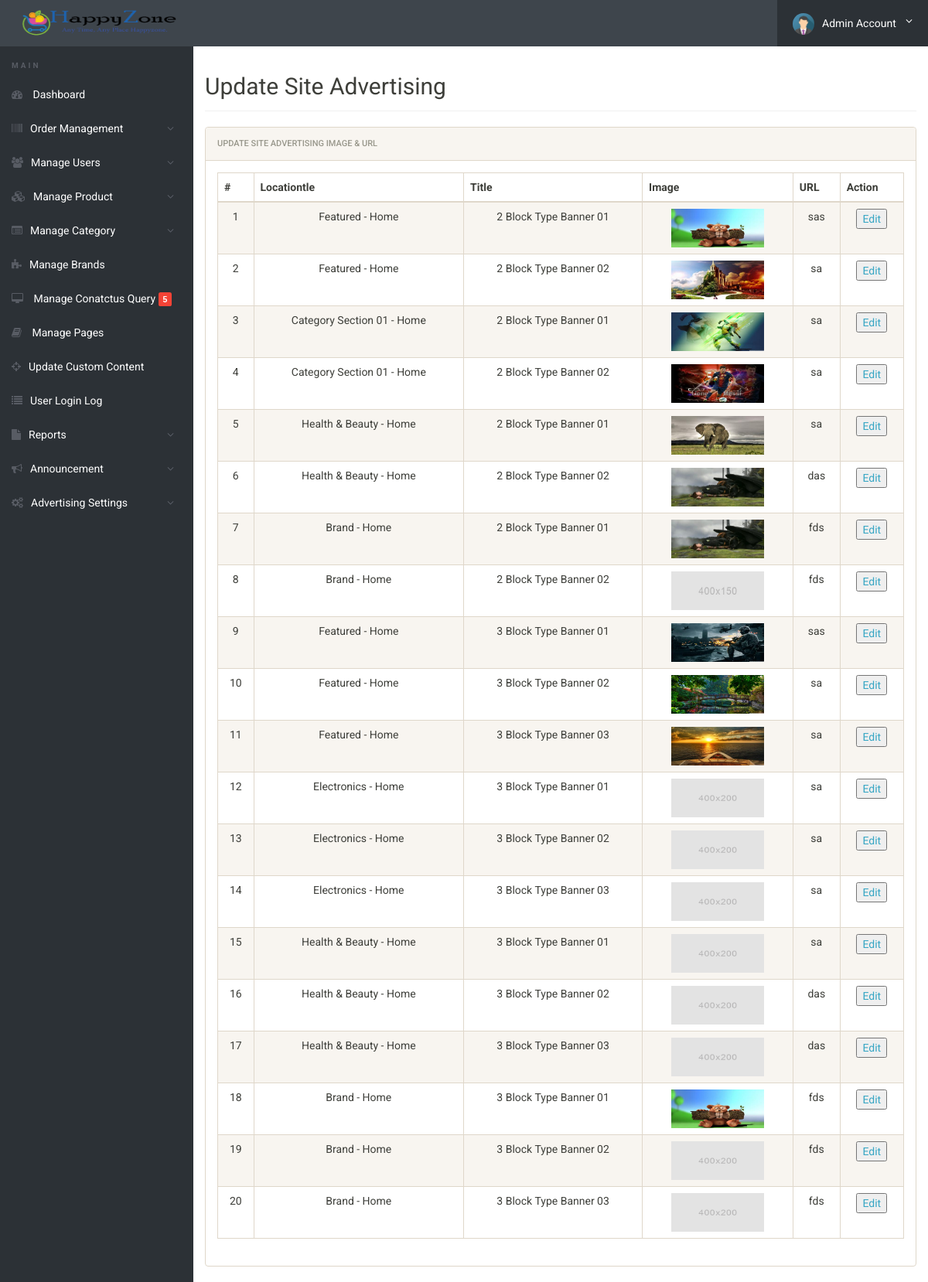
Page /admin/site-advertising.php (signed in) on the committed database.
### tables this page shows
CREATE TABLE `genaralsetting` (
  `id` int(11) NOT NULL,
  `setting_name` varchar(250) NOT NULL,
  `setting_description` varchar(250) NOT NULL
);

CREATE TABLE `advertising` (
  `id` int(11) NOT NULL,
  `image` varchar(255) NOT NULL,
  `link` varchar(255) NOT NULL,
  `title` varchar(255) NOT NULL,
  `location` varchar(255) NOT NULL,
  `blocktype` varchar(255) NOT NULL
);

### admin/site-advertising.php (the view, shortened to what this page needs)
<?php
include('../config/config.php');
if(strlen($_SESSION['alogin'])==0)
	{
header('location:index.php');
}
else{
?>
<!doctype html>
<html lang="en" class="no-js">
<head>
	<link rel="stylesheet" href="css/font-awesome.min.css">
	<link rel="stylesheet" href="css/bootstrap.min.css">
	<link rel="stylesheet" href="css/dataTables.bootstrap.min.css">
	<link rel="stylesheet" href="css/bootstrap-social.css">
	<link rel="stylesheet" href="css/bootstrap-select.css">
	<link rel="stylesheet" href="css/fileinput.min.css">
	<link rel="stylesheet" href="css/awesome-bootstrap-checkbox.css">
	<link rel="stylesheet" href="css/style.css">
</head>
<body>
	<?php include('includes/header.php');?>
	<div class="ts-main-content">
		<?php include('includes/leftbar.php');?>
		<div class="content-wrapper">
			<div class="container-fluid">
				<div class="row">
					<div class="col-md-12">
							<h2 class="page-title">Update Site Advertising</h2>
										<div class="panel panel-default">
							<div class="panel-heading">Update Site Advertising Image & URL</div>
							<div class="panel-body">
								<table  class="display table table-striped table-bordered table-hover" cellspacing="0" width="100%">
									<thead>
										<tr>
											<th>#</th>
											<th>Locationtle</th>
											<th>Title</th>
											<th>Image</th>
											<th>URL</th>
											<th>Action</th>
										</tr>
									</thead>
									<tbody align="center">
<?php $query=mysqli_query($con,"select * from advertising");
$cnt=1;
while($row=mysqli_fetch_array($query))
{
?>
										<tr>
											<td><?php echo htmlentities($cnt);?></td>
											<td><?php echo htmlentities($row['location']);?></td>
											<td><?php echo htmlentities($row['blocktype']); echo " "; echo "Block Type"; echo " " ; echo htmlentities($row['title']); ?></td>
											<td> <?php
											$image=$row['image'];
											$status	= $row['blocktype'];
											if($status==2)
												if($image==""):?>
													<img src="../images/advertising/2-image/sample-banner.jpg" width="120" height="50" >
												<?php else:?>
												  	<img src="../images/advertising/2-image/<?php echo htmlentities($image);?>" width="120" height="50" >
												<?php endif;
											else
												if($image==""):?>
													<img src="../images/advertising/3-image/sample-banner.jpg" width="120" height="50" >
												<?php else:?>
												  	<img src="../images/advertising/3-image/<?php echo htmlentities($image);?>" width="120" height="50" >
												<?php endif;
												?>
											</td>
											<td><?php echo htmlentities($row['link']);?></td>
											<td>
											<?php
												$status	= $row['blocktype'];
											if($status==2)
											{?>
											<a href="edit-2-image-advertising.php?id=<?php echo $row['id']?>" ><button type="button">Edit</button></a>
											<?php }
											else {?>
											<a href="edit-3-image-advertising.php?id=<?php echo $row['id']?>" ><button type="button">Edit</button></a>
											<?php } ?>
											</td>
										</tr>
										<?php $cnt=$cnt+1; } ?>
								</table>
							</div>
						</div>
									</div>
								</div>
							</div>
						</div>
					</div>
</body>
</html>
<?php } ?>

### admin/includes/header.php (shortened to what this page needs)
<div class="brand clearfix">
	<?php $query=mysqli_query($con,"select setting_description from genaralsetting where id=4");
                while($row=mysqli_fetch_array($query))
                {
                ?>
                <?php $logophoto=$row['setting_description'];
                if($logophoto==""):
                ?>
                <a href="dashboard.php">&nbsp;&nbsp;&nbsp;&nbsp;&nbsp;<img src="../images/logo/logo.png" alt="" class="header" /></a>
                <?php else:?>
                <a href="dashboard.php">&nbsp;&nbsp;&nbsp;&nbsp;&nbsp;<img src="../images/logo/<?php echo htmlentities($logophoto);?>" alt="" class="header"/></a>&nbsp;
                <?php endif;?><?php } ?>
		<ul class="ts-profile-nav">
			<li class="ts-account">
				<a href="#"><img src="img/ts-avatar.jpg" class="ts-avatar hidden-side" alt="">Admin Account <i class="fa fa-angle-down hidden-side"></i></a>
			</li>
		</ul>
	</div>

### admin/css/style.css (style rules this page uses)
html { font-size: 14px; }
@media only screen and (min-width: 480px) { html { font-size: 17px; } }
@media only screen and (min-width: 768px) { html { font-size: 14px; } }
@media only screen and (min-width: 600px) { img.header { padding: 6px; width: 100px; height: 58px; } }
@media only screen and (min-width: 768px) { img.header { padding: 6px; width: 100px; height: 58px; } }
@media only screen and (min-width: 992px) { img.header { padding: 9px; width: 220px; height: 58px; } }
@media only screen and (min-width: 1200px) { img.header { padding: 9px; width: 220px; height: 58px; } }
body { font-size: 1em; }
a { color: #37a6c4; }
.panel { overflow: hidden; }
ul, li { margin: 0; padding: 0; list-style: none; }
.page-title { padding-bottom: 15px; margin-bottom: 20px; border-bottom: 1px solid #f0f0f0; }
.brand { background: #3e454c; position: relative; z-index: 3; position: fixed; width: 100%; top: 0; }
.brand .ts-profile-nav { float: right; display: none; }
.brand .ts-profile-nav li { float: left; position: relative; }
.brand .ts-profile-nav li a { display: block; padding: 20px; color: #fff; }
.brand .ts-profile-nav .ts-account .fa-angle-down { float: right; }
.brand .ts-profile-nav .ts-account > a { width: 195px; background: #2c3136; }
.brand .ts-profile-nav .ts-account .ts-avatar { border-radius: 50%; height: 28px; margin: -10px 0; margin-right: 10px; }
@media only screen and (min-width: 992px) { .brand .ts-profile-nav { display: block; } }
.ts-main-content .content-wrapper { padding-top: 15px; margin-top: 60px; }
@media only screen and (min-width: 992px) { .ts-main-content .content-wrapper { margin-left: 250px; } }

### rows in the picture
genaralsetting: setting_description (picture)
advertising: location "Featured - Home", blocktype "2", title "Banner 01", image (picture), link "sas"
advertising: location "Featured - Home", blocktype "2", title "Banner 02", image (picture), link "sa"
advertising: location "Category Section 01 - Home", blocktype "2", title "Banner 01", image (picture), link "sa"
advertising: location "Category Section 01 - Home", blocktype "2", title "Banner 02", image (picture), link "sa"
advertising: location "Health & Beauty - Home", blocktype "2", title "Banner 01", image (picture), link "sa"
advertising: location "Health & Beauty - Home", blocktype "2", title "Banner 02", image (picture), link "das"
advertising: location "Brand - Home", blocktype "2", title "Banner 01", image (picture), link "fds"
advertising: location "Brand - Home", blocktype "2", title "Banner 02", link "fds"
advertising: location "Featured - Home", blocktype "3", title "Banner 01", image (picture), link "sas"
advertising: location "Featured - Home", blocktype "3", title "Banner 02", image (picture), link "sa"
advertising: location "Featured - Home", blocktype "3", title "Banner 03", image (picture), link "sa"
advertising: location "Electronics - Home", blocktype "3", title "Banner 01", link "sa"
advertising: location "Electronics - Home", blocktype "3", title "Banner 02", link "sa"
advertising: location "Electronics - Home", blocktype "3", title "Banner 03", link "sa"
advertising: location "Health & Beauty - Home", blocktype "3", title "Banner 01", link "sa"
advertising: location "Health & Beauty - Home", blocktype "3", title "Banner 02", link "das"
advertising: location "Health & Beauty - Home", blocktype "3", title "Banner 03", link "das"
advertising: location "Brand - Home", blocktype "3", title "Banner 01", image (picture), link "fds"
advertising: location "Brand - Home", blocktype "3", title "Banner 02", link "fds"
advertising: location "Brand - Home", blocktype "3", title "Banner 03", link "fds"

### other values in the picture
$num1 "5"
